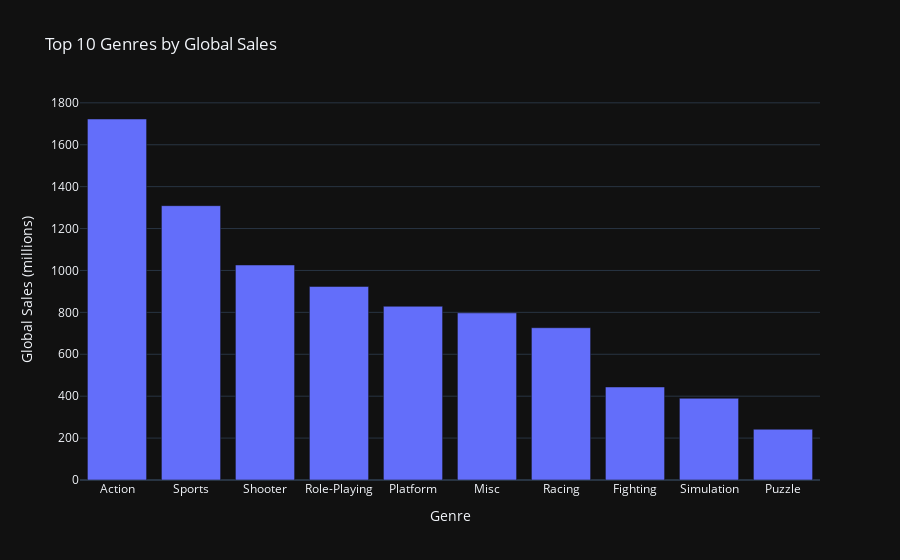

Notebook source saved alongside this figure:
### Markdown cell above
Top 10 genres

### Code cell
fig_genre = px.bar(
    genre_top10,
    x="Genre",
    y="Global_Sales",
    title="Top 10 Genres by Global Sales",
    labels={"Global_Sales": "Global Sales (millions)", "Genre": "Genre"}
)
fig_genre.show()

### Figure 1 — Plotly figure (JSON) as saved in the notebook; plotly's stock layout.template omitted (floating-point values rounded to 4 significant figures)
{"data": [{"hovertemplate": "Genre=%{x}<br>Global Sales (millions)=%{y}<extra></extra>", "legendgroup": "", "marker": {"color": "#636efa", "pattern": {"shape": ""}}, "name": "", "orientation": "v", "showlegend": false, "textposition": "auto", "x": ["Action", "Sports", "Shooter", "Role-Playing", "Platform", "Misc", "Racing", "Fighting", "Simulation", "Puzzle"], "xaxis": "x", "y": [1723.0, 1309.0, 1026.0, 923.8, 829.1, 797.6, 726.8, 444.1, 390.2, 242.2], "yaxis": "y", "type": "bar"}], "layout": {"xaxis": {"anchor": "y", "domain": [0.0, 1.0], "title": {"text": "Genre"}}, "yaxis": {"anchor": "x", "domain": [0.0, 1.0], "title": {"text": "Global Sales (millions)"}}, "legend": {"tracegroupgap": 0}, "title": {"text": "Top 10 Genres by Global Sales"}, "barmode": "relative"}}
